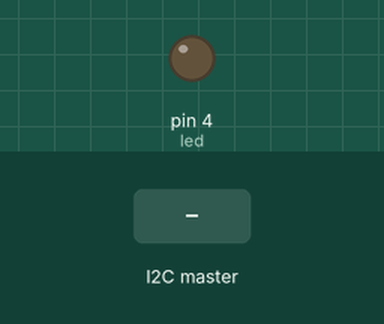
The sketch below on a simulated Arduino Nano, built with avr-gcc and run on an emulated ATmega328P. Shown: output pins drawn as LEDs (lit = HIGH). Inputs (shaded band) come from the test bench.

Above: at 1.2 s.
1.3 s: the I2C master sends the byte 1
At 2.6 s:
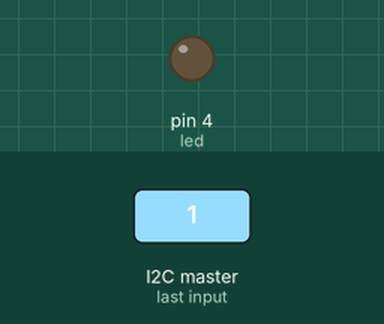
2.9 s: the I2C master sends the byte 2
At 3.8 s:
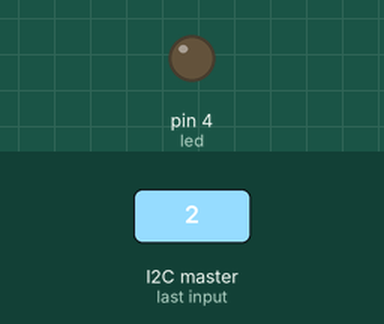
Timing chart, 0 to 5.9 s (numbered marks = the images above; inputs shaded):
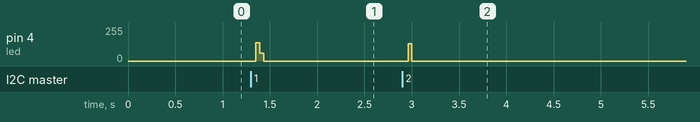

The sketch:

nano.ino
```cpp
// clave code
#include<Wire.h>

//visual output pin
int led = 4;
int id = 1;

void flash(int period, int pin)
{
	digitalWrite(pin, HIGH);
	delay(period/2);
	digitalWrite(pin, LOW);
	delay(period/2);
}

void setup()
{
	Wire.begin(id);
	Wire.onReceive(in);
	pinMode(led, OUTPUT);
}

void loop()
{
	delay(1000);
}

void in(int byteIn)
{
	int x = 0;
	while(Wire.available() > 0)
	{
		x = Wire.read();
	}
	int size;
	switch(x)
	{
	case 1: size = 1000;
		break;
	case 2: size = 2000;
		break;
	case 3: size = 3000;
		break;
	default:size = 0;
		break;
	}
	if(size > 0)
	{
		for(int i = 0; i < (12000 / size); i++)
		{
			flash(size, led);
		}
	}
	else
		delay(12000);
}
```

Measured:
- after the input at 1.3 s, pin 4 (led): 0/255 → 137/255 after 0.05 s, → 59/255 0.04 s later, → 0/255 0.04 s later
- after the input at 2.9 s, pin 4 (led): 0/255 → 130/255 after 0.06 s, → 0/255 0.04 s later
